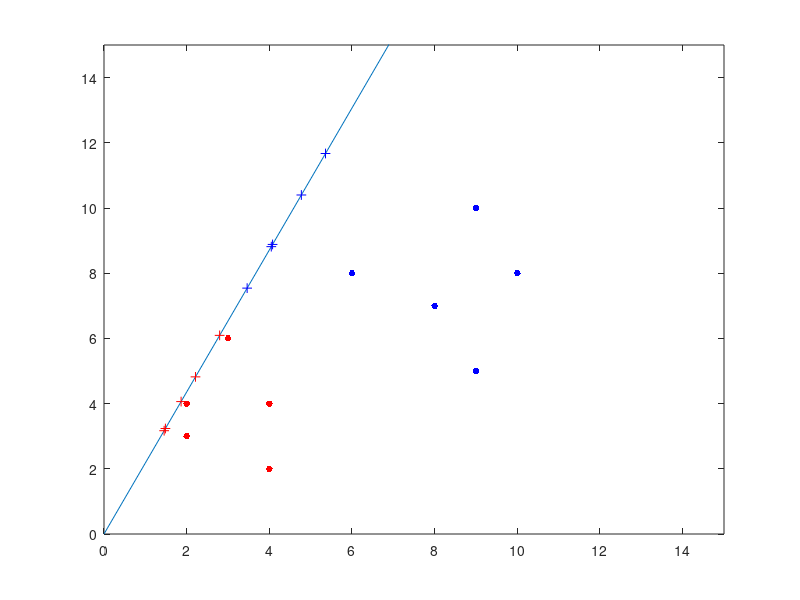

Write MATLAB code to recreate this figure.
clear all;;clc;
data=[4,2,2,3,4,9,6,9,8,10;2,4,3,6,4,10,8,5,7,8;1,1,1,1,1,0,0,0,0,0]';
[m,n]=size(data);
for i=1:m
    if data(i,3)==1
        plot(data(i,1),data(i,2),'r.','MarkerSize', 15);%Marker是图上画上点的地方表上符号,比如点,十字,星号等等,后面的size就是其大小了
        hold on;
    end
    if data(i,3)==0
        plot(data(i,1),data(i,2),'b.','MarkerSize', 15);
    end
end
new_data=zeros(m,n-1);
cen1=zeros(1,2);%第一类的均值向量
cen0=zeros(1,2);%第二类的均值向量
sum1=zeros(1,2);
sum0=zeros(1,2);
num1=0;num0=0;
for i=1:m
    if data(i,3)==1
        sum1(1,1)=sum1(1,1)+data(i,1);
        sum1(1,2)=sum1(1,1)+data(i,2);
        num1=num1+1;
    end
    if data(i,3)==0
        sum0(1,1)=sum0(1,1)+data(i,1);
        sum0(1,2)=sum0(1,2)+data(i,2);
        num0=num0+1;
    end
end
cen0=sum0/num0;%求出第一类的均值向量
cen1=sum1/num1;%求出第二类的均值向量
%计算类内散度矩阵Sw
Sw=zeros(2,2);
for i=1:m
    if data(i,3)==1
        Sw=Sw+(data(i,[1 2])-cen1(1,:))'*(data(i,[1 2])-cen1(1,:));
    end
    if data(i,3)==0
        Sw=Sw+(data(i,[1 2])-cen0(1,:))'*(data(i,[1 2])-cen0(1,:));
    end
end
%计算类间散度矩阵Sb;
Sb=(cen0-cen1)'*(cen0-cen1);
[L,D]=eigs(Sw\Sb,1);%计算最大特征值和特征向量
%显示投影线
k=L(1)/L(2);
b=0;
xx=0:10;
yy=k*xx;
plot(xx,yy)
%计算投影点并显示
new_data(:,1)=(k*data(:,2)+data(:,1))/(k*k+1);
new_data(:,2)=k*new_data(:,1);
new_data(:,3)=data(:,3);
for i=1:m
    if new_data(i,3)==1
        plot(new_data(i,1),new_data(i,2),'r+','MarkerSize', 7);
    end
    if new_data(i,3)==0
        plot(new_data(i,1),new_data(i,2),'b+','MarkerSize', 7);
    end
end
axis([0 15 0 15])
hold on;